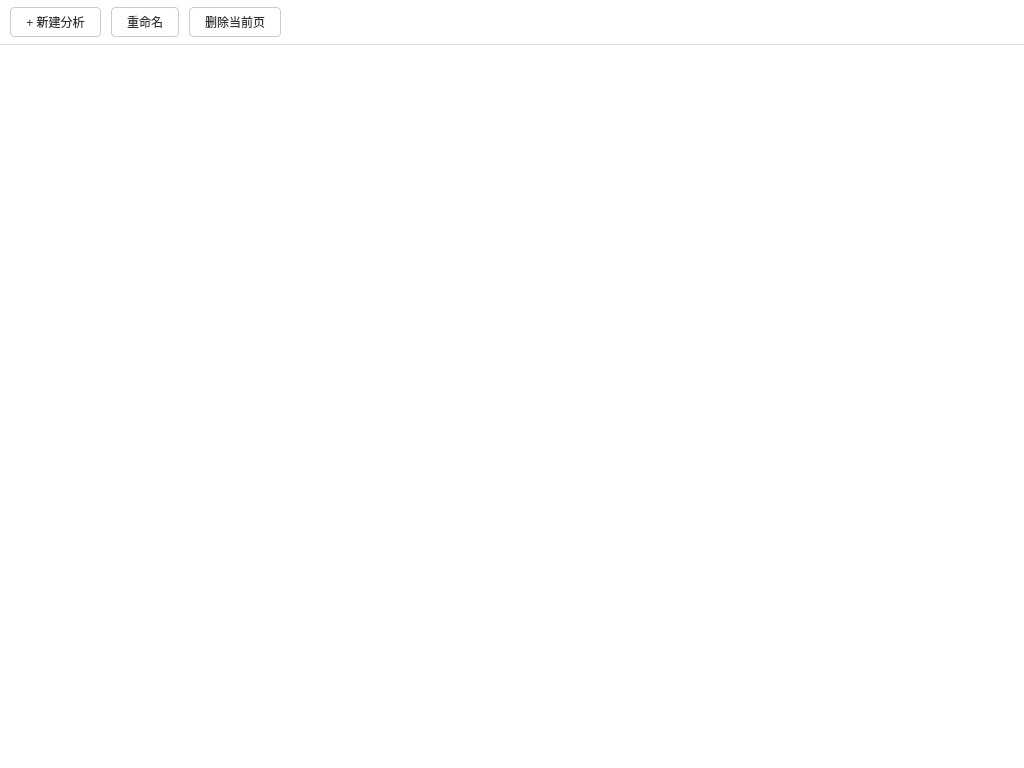
<?xml version="1.0" encoding="UTF-8"?>
<ui version="4.0">
 <class>FittingPage</class>
 <widget class="QWidget" name="FittingPage">
  <property name="geometry">
   <rect>
    <x>0</x>
    <y>0</y>
    <width>1024</width>
    <height>768</height>
   </rect>
  </property>
  <property name="windowTitle">
   <string>Fitting Page Manager</string>
  </property>
  <property name="styleSheet">
   <string notr="true">/* 全局设置：白色背景，黑色字体 */
QWidget {
    background-color: #ffffff;
    color: #333333;
    font-family: &quot;Microsoft YaHei&quot;, &quot;Segoe UI&quot;, sans-serif;
    font-size: 9pt;
}

/* 顶部工具栏：纯白背景，底部细灰线 */
QFrame#frameToolbar {
    background-color: #ffffff;
    border: none;
    border-bottom: 1px solid #e0e0e0;
}

/* 按钮样式优化 */
QPushButton {
    background-color: #ffffff;
    border: 1px solid #cccccc;
    border-radius: 4px;
    padding: 5px 15px;
    color: #333333;
}
QPushButton:hover {
    background-color: #f5f5f5;
    border-color: #0078d7;
    color: #0078d7;
}
QPushButton:pressed {
    background-color: #e0e0e0;
}

/* Tab控件整体背景设为白色，消除灰色死角 */
QTabWidget {
    background-color: #ffffff;
}

/* Tab页签容器背景设为白色 */
QTabWidget::pane {
    border: none;
    background: #ffffff;
}

/* Tab条背景设为白色 (解决标题右侧不是白色的问题) */
QTabBar {
    background: #ffffff;
}

/* 具体Tab页签样式 */
QTabBar::tab {
    background: #f9f9f9;
    border: 1px solid #e0e0e0;
    border-bottom: none;
    padding: 6px 15px;
    margin-right: 2px;
    border-top-left-radius: 4px;
    border-top-right-radius: 4px;
    color: #666666;
    min-width: 80px;
}
QTabBar::tab:selected {
    background: #ffffff;
    color: #0078d7;
    border-bottom: 2px solid #0078d7; /* 选中时底部高亮 */
    font-weight: bold;
}
QTabBar::tab:hover {
    background: #ffffff;
}
</string>
  </property>
  <layout class="QVBoxLayout" name="verticalLayout">
   <property name="spacing">
    <number>0</number>
   </property>
   <property name="leftMargin">
    <number>0</number>
   </property>
   <property name="topMargin">
    <number>0</number>
   </property>
   <property name="rightMargin">
    <number>0</number>
   </property>
   <property name="bottomMargin">
    <number>0</number>
   </property>
   <item>
    <widget class="QFrame" name="frameToolbar">
     <property name="minimumSize">
      <size>
       <width>0</width>
       <height>45</height>
      </size>
     </property>
     <property name="frameShape">
      <enum>QFrame::StyledPanel</enum>
     </property>
     <property name="frameShadow">
      <enum>QFrame::Raised</enum>
     </property>
     <layout class="QHBoxLayout" name="horizontalLayout">
      <property name="spacing">
       <number>10</number>
      </property>
      <property name="leftMargin">
       <number>10</number>
      </property>
      <property name="topMargin">
       <number>5</number>
      </property>
      <property name="rightMargin">
       <number>10</number>
      </property>
      <property name="bottomMargin">
       <number>5</number>
      </property>
      <item>
       <widget class="QPushButton" name="btnNewAnalysis">
        <property name="text">
         <string>+ 新建分析</string>
        </property>
       </widget>
      </item>
      <item>
       <widget class="QPushButton" name="btnRenameAnalysis">
        <property name="text">
         <string>重命名</string>
        </property>
       </widget>
      </item>
      <item>
       <widget class="QPushButton" name="btnDeleteAnalysis">
        <property name="text">
         <string>删除当前页</string>
        </property>
       </widget>
      </item>
      <item>
       <spacer name="horizontalSpacer">
        <property name="orientation">
         <enum>Qt::Horizontal</enum>
        </property>
        <property name="sizeHint" stdset="0">
         <size>
          <width>40</width>
          <height>20</height>
         </size>
        </property>
       </spacer>
      </item>
     </layout>
    </widget>
   </item>
   <item>
    <widget class="QTabWidget" name="tabWidget">
     <property name="currentIndex">
      <number>-1</number>
     </property>
    </widget>
   </item>
  </layout>
 </widget>
 <resources/>
 <connections/>
</ui>
